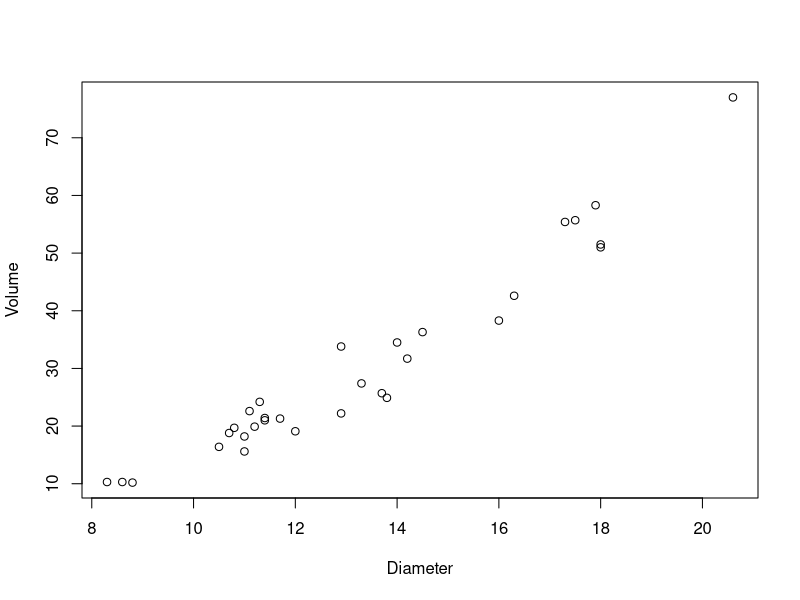
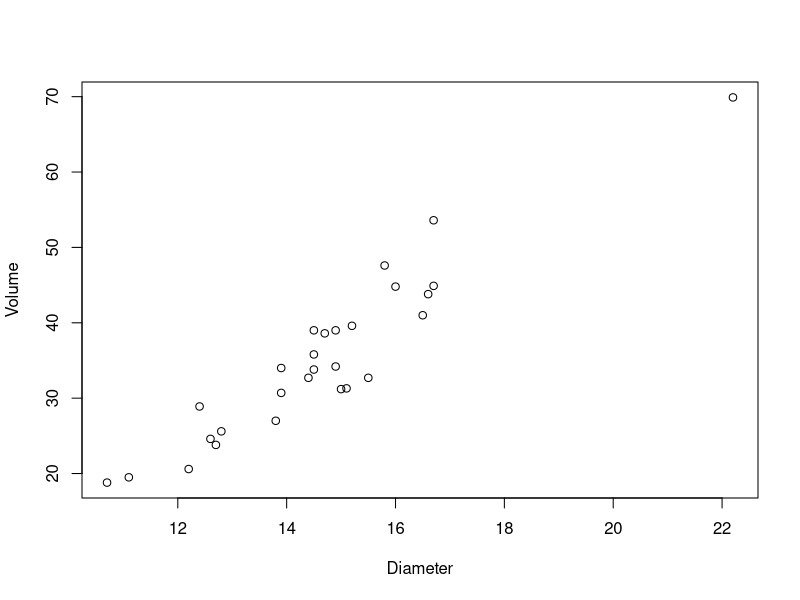

Source code (R) for these figures, in order: (Note: this script raises an error after producing the figures.)
# import dataset
trees=read.table('treeVolume.txt', header=TRUE,  colClasses = c("numeric", "numeric", "numeric", "character"))
summary(trees)
trees

# 2.a perform anova, print summary and full results
anova <- aov(volume ~ type, data = trees)
summary(anova)
predict(anova, interval='confidence')

# sanity check to see if the predict function indeed just outputs the mean (it does).
tmp = trees[trees[, "type"] == "beech",];
mean(tmp[, c(3)])
tmp = trees[trees[, "type"] == "oak",]
mean(tmp[, c(3)])


# 2.b
anova = aov(volume ~ type + diameter + height, data = trees)
summary(anova)

# split the dataset into the two tree types
beeches = trees[trees[, "type"] == "beech",]
oaks = trees[trees[, "type"] == "oak",]

# use the summary function to get the mean height and width for beech and oak
summary(beeches)
summary(oaks)

# get the mean diameter and volume for beech and oak
mean_beech = list("diameter"=13.25, "height"=76, "volume"=30.17, "type" = "beech")
mean_oak = list("diameter"=14.64, "height"=75.68, "volume"=35.25, "type" = "oak")

# predict the volume for each of the average trees
predict(anova, newdata = mean_beech)
predict(anova, newdata = mean_oak)


diameter_beech = beeches[,"diameter"]
volume_beech = beeches[, "volume"]
diameter_oak = oaks[,"diameter"]
volume_oak = oaks[, "volume"]

plot(diameter_beech, volume_beech, xlab="Diameter", ylab="Volume")
plot(diameter_oak, volume_oak, xlab="Diameter", ylab="Volume")


# 2.c
anova = aov(volume ~ type + diameter * height, data = trees)
summary(anova)
predict(anova, newdata = mean_beech)
predict(anova, newdata = mean_oak)

anova = aov(volume ~ type + diameter + height, data = trees)
summary(anova)
predict(anova, newdata = mean_beech)
predict(anova, newdata = mean_oak)

predict(anova, trees, interval="confidence" )

# Set Seed so that same sample can be reproduced in future also
set.seed(101) 
# Now Selecting 75% of data as sample from total 'n' rows of the data  
sample <- sample.int(n = nrow(data), size = floor(.75*nrow(data)), replace = F)
train <- data[sample, ]
test  <- data[-sample, ]


